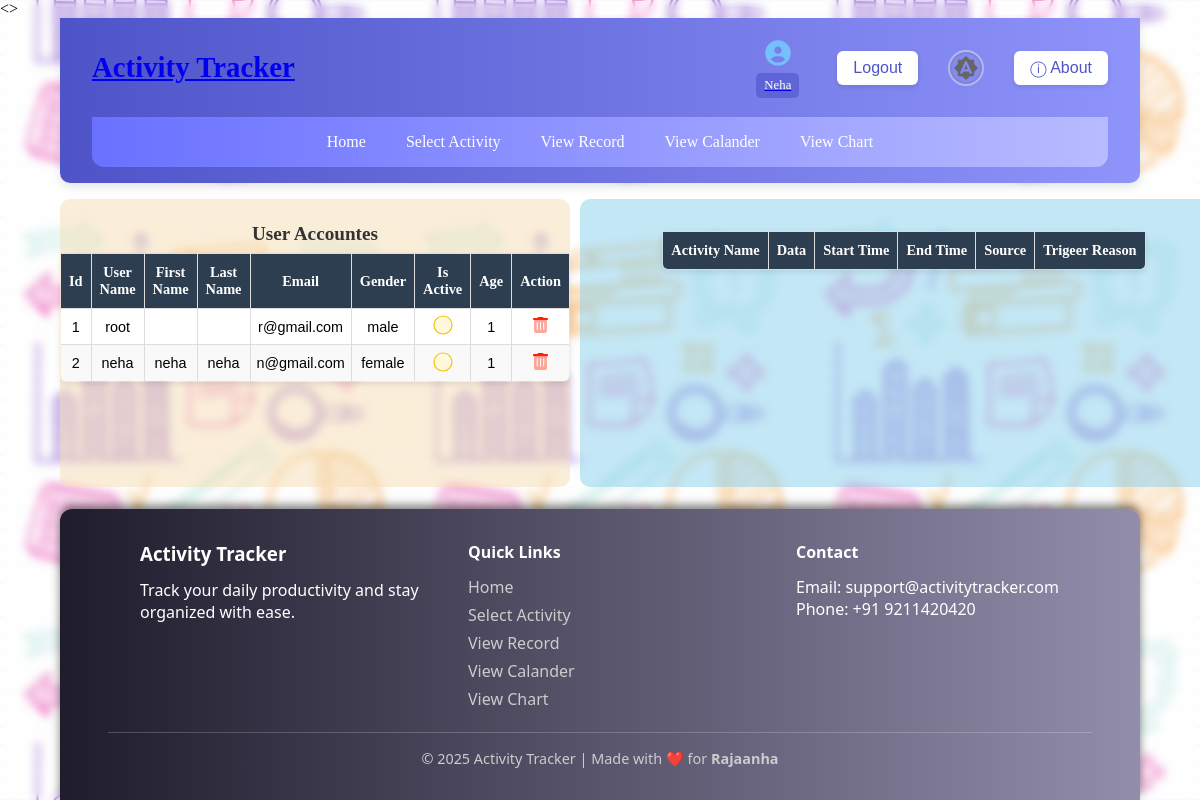
Page /usr_acc_man/ (signed in) on the committed database.
### main/models.py (models this page shows)
class myuser(AbstractUser):
    phone= models.CharField(max_length=10, unique=True, validators=[RegexValidator(r'^\d{10}$')])
    gender= models.CharField(max_length=10, choices=[('male', 'Male'),('female', 'Female'), ('other', 'Other')], default='male')
    age = models.IntegerField(validators=[MinValueValidator(0),MaxValueValidator(100)], default=1, null=False)
    def __str__(self):
        return f"id:{self.id } usr_name:"+super().__str__()

### main/views.py (the view)
# urls.py: path('usr_acc_man/',  views.userAccountManage, name='userAccountManage'),
def userAccountManage(request, user_id=None, del_user_id=None):
    if del_user_id:
        user = get_object_or_404(myuser, usr_id = del_user_id)
        userAccData = list(myuser.objects.all().values('id','user_name', 'gender', 'age', 'pwd' ))
        return JsonResponse({'userAccData':userAccData, 'messages':{'tag':"sussess", 'msg':f"{del_user_id} data Sussefuy Deleted..."}}, safe=False)
    if user_id:
        userData = list(userRecords.objects.filter(usr_id=user_id).values('id', 'usr_id__username', 'activity_name', 'date', 'start_time', 'end_time', 'source', 'trigger'))
        return JsonResponse(userData, safe=False);
    else:
        all_users = myuser.objects.all()
        print(all_users)
        return render(request, 'userAccountManage.html', {'all_users': all_users})

### main/templates/userAccountManage.html (shortened to what this page needs)
{% extends 'base.html' %}
{% load static %}
{% block stylesheet %}
<link rel="stylesheet" href="{% static 'css/userAccountManage.css' %}">
{% endblock stylesheet %}
{% block content %}
<main>
    <div class="leftDiv">
        <table id="userAccountTable">
            <caption>User Accountes</caption>
            <thead>
                <tr>
                    <th>id</th>
                    <th>User name</th>
                    <th>First Name</th>
                    <th>Last Name</th>
                    <th>Email</th>
                    <th>Gender</th>
                    <th>is Active</th>
                    <th>Age</th>
                    <th>Action</th>
                </tr>
            </thead>
            <tbody>
                {% for user in all_users %}
                <tr data-id="{{ user.id }}">
                    <td >{{ user.id }}</td>
                    <td>{{ user.username }}</td>
                    <td>{{ user.first_name }}</td>
                    <td>{{ user.last_name }}</td>
                    <td>{{ user.email }}</td>
                    <td>{{ user.gender }}</td>
                    <td><input type="checkbox" name="active" id="active" value="{{ user.is_active }}"></td>
                    <td>{{ user.age }}</td>
                    <td>
                        <button class="deleteBtn">
                            <img src="{% static 'img/trash-can.svg' %}"  alt="Delete" title="delete record" style="width:.9rem;">
                        </button>
                    </td>
                </tr>
                {% endfor %}
            </tbody>
        </table>
    </div>
    <div class="rightDiv">
        <table id="userDataTable">
            <caption></caption>
            <thead>
                <tr>
                    <th>Activity Name</th>
                    <th>Data</th>
                    <th>Start Time</th>
                    <th>End Time</th>
                    <th>Source</th>
                    <th>Trigeer Reason</th>
                </tr>
            </thead>
        </table>
    </div>
</main>
{% endblock content %}

### main/templates/header.html
{% load static %}
<header>
    <div class="title_area">
        <a href="{% url 'home' %}">
            <h1>Activity Tracker</h1>
        </a>
    </div>
    <div class="button_area">
    {% if request.user.is_authenticated and request.user.id %}
        <a href="{% url 'change_user_profile' request.user.id %}">
            <div class="loing_profile">
                <img src="{% static 'img/circle-user-solid-full.svg' %}" alt="icon">
                <div id="username">{{ request.user.username }}</div>
            </div>
        </a>
        <a href="{% url 'logout' %}"><button type="button">Logout</button></a>
    {% else%}
        <a href="{%url 'login' %}"><button type="button">Login</button></a>
        <a href="{%url 'signup' %}"><button type="button">Signup</button></a>
    {% endif %}
    <div id="theameBtn"></div>
    <a href="{% url 'about' %}"><button type="button">&#9432; About</button></a>
    </div>
    {% if user.username %}
<nav>
    {% include 'partials/navLink.html' %}
</nav>
{% endif %}
</header>

### main/static/css/style.css (style rules this page uses)
body, html { width: 100%; height:100%; }
* { padding:0; margin:0; box-sizing: border-box; }
body { display: flex; flex-direction: column; background-color: var(--bs-light); background-image: url("../img/background.svg"); background-repeat: repeat; background-position: center center; background-size: 400px; background-attachment: fixed; position: relative; }
main { position:relative; z-index: 1; width:90vw; margin:1rem auto; padding-top: 1rem; }
body header { align-self: flex-start; }
body main { flex: 1; }

### main/static/css/header.css (style rules this page uses)
header { width:90%; margin: 0px auto; background: linear-gradient(to right, #4e54c8, #8f94fb); color: white; padding: 1rem 2rem 1rem 2rem; box-shadow: 0 4px 10px rgba(0,0,0,0.1); border-bottom-left-radius: 10px; border-bottom-right-radius: 10px; }
header .title_area h1 { font-size: 1.8rem; font-weight: bold; }
header nav { width:100%; margin: 0px auto; padding: 1rem 2rem; border-bottom-left-radius: 12px; border-bottom-right-radius: 12px; background: linear-gradient(to right, #6a71ff, #b8bbff); }
header .loing_profile { text-align: center; padding: 3px 6px; }
header .loing_profile img { width: 2rem; height: auto; }
header .loing_profile #username { border-radius: 5px; background-color: #4e54c899; font-size: .8rem; text-transform: capitalize; padding: 5px 8px; color: white; }
header .button_area button { padding: 8px 16px; font-size: 1rem; background-color: white; color: #4e54c8; border: none; border-radius: 6px; cursor: pointer; transition: 0.3s ease; box-shadow: 0 2px 5px rgba(0,0,0,0.1); }
header #theameBtn { width: 2rem; height: 2rem; border: 2px solid rgba(126, 126, 126, 0.37); outline: 2px solid rgba(255, 255, 255, 0.37); border-radius: 50%; }
header { display: flex; align-items: center; justify-content: space-between; flex-wrap: wrap; gap: 1rem; }
header .button_area { display: flex; flex-wrap: wrap; align-items: center; justify-content: space-evenly; gap:1rem 2rem; }

### main/static/css/userAccountManage.css (style rules this page uses)
main { width:90vw; margin: 0 auto; }
main > div { border-radius: 10px; }
main .leftDiv { background-color: rgba(245, 222, 179, 0.5); }
main .rightDiv { background-color: rgba(135, 207, 235, 0.5); }
table { max-width:95%; table-layout: fixed; margin: 1rem auto; border: 1px solid; border-collapse: collapse; text-align: center; vertical-align:middle; font-size: .9rem; box-shadow: 0 2px 6px rgba(0,0,0,0.1); border-radius: 6px; overflow: hidden; }
table caption { caption-side: top; font-weight: bold; font-size: 1.2rem; padding: 0.5rem; color: #333; }
tbody tr:nth-child(even) { background-color: #f9f9f9; }
tbody tr:nth-child(odd) { background-color: #fff; }
th { position: sticky; top:0; z-index: 1; font-family: 'Times New Roman', Times, serif; background: #2c3e50; color: #fff; text-transform: capitalize; padding: 10px 8px; word-wrap: break-word; overflow: hidden; text-overflow: ellipsis; }
td { font-family: Arial, sans-serif; padding: 8px 6px; }
td img { height: auto; }
td, th { border: 1px solid #ddd; }
table button { background-color: transparent; border: none; }
table input[type="checkbox"] { transform: scale(1.2); cursor: pointer; }
main { display: flex; flex-direction: row; gap:10px; }
main .leftDiv { flex: 0 0 30%; }
main .rightDiv { flex: 1 0 60%; }
input[type=checkbox] { appearance: none; -webkit-appearance: none; -moz-appearance: none; }
input[type=checkbox] { border: 1px solid #f1c40f; width:1rem; height: 1rem; border-radius: 50%; position: relative; cursor:pointer; background: #fff8dc; transition: all 0.3s ease; }

### rows in the picture
myuser: user.username "Neha", id "2", username "neha", first_name "neha", last_name "neha", email "n@gmail.com", gender "female", age "1"
myuser: id "1", username "root", email "r@gmail.com", gender "male", age "1"
